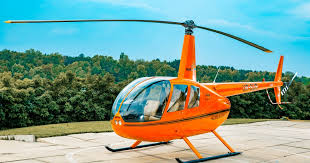
#> input picture BasicOperations/helicopter.jpg, 310 x 163 px
$ python matrix.py
#> lines starting #> are read from the running program, lines starting #| are printed output that depends on the picture
import cv2
import numpy as np

img = cv2.imread("helicopter.jpg", 0)
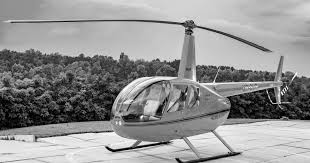
#> img: shape (163, 310); min 0, max 255, mean 147.4
row, col = img.shape
#> row = 163; col = 310

M = np.float32([[1, 0, 50], [0, 1, 100]])

dst = cv2.warpAffine(img, M, (row, col))
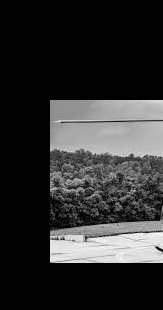
#> dst: shape (310, 163); min 0, max 255, mean 48.1

cv2.imshow("dst", dst)
cv2.waitKey(0)
cv2.destroyAllWindows()

$ run again, with BasicOperations/smile.jpg copied over BasicOperations/helicopter.jpg
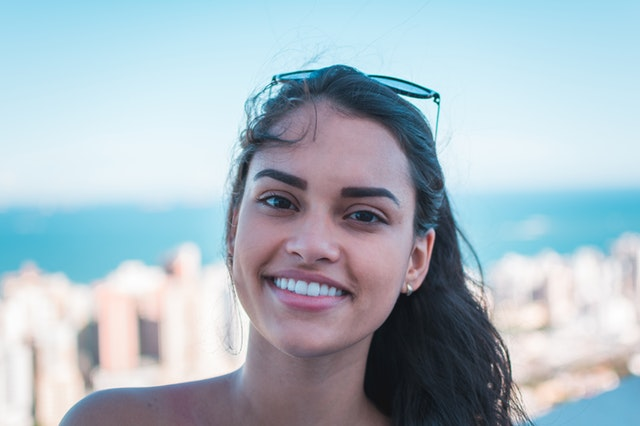
#> input picture BasicOperations/smile.jpg, 640 x 426 px
#> `img = cv2.imread("helicopter.jpg", 0)`:
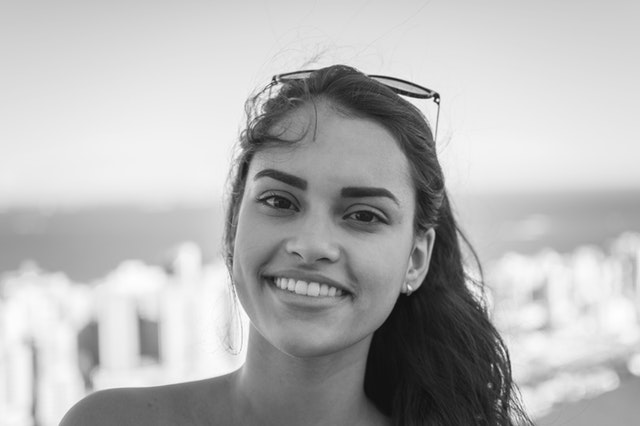
#> img: shape (426, 640); min 12, max 255, mean 181.5
#> `dst = cv2.warpAffine(img, M, (row, col))`:
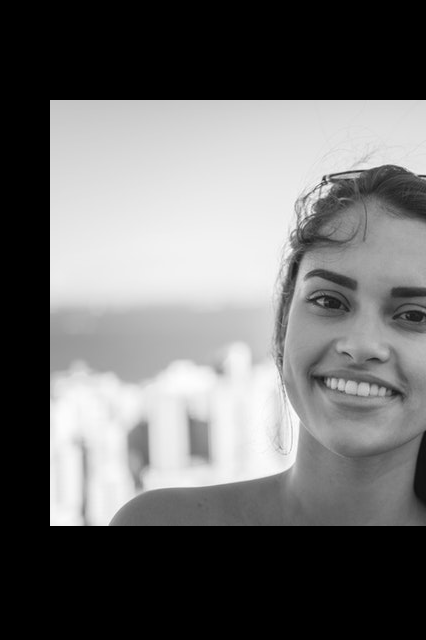
#> dst: shape (640, 426); min 0, max 255, mean 108.8
